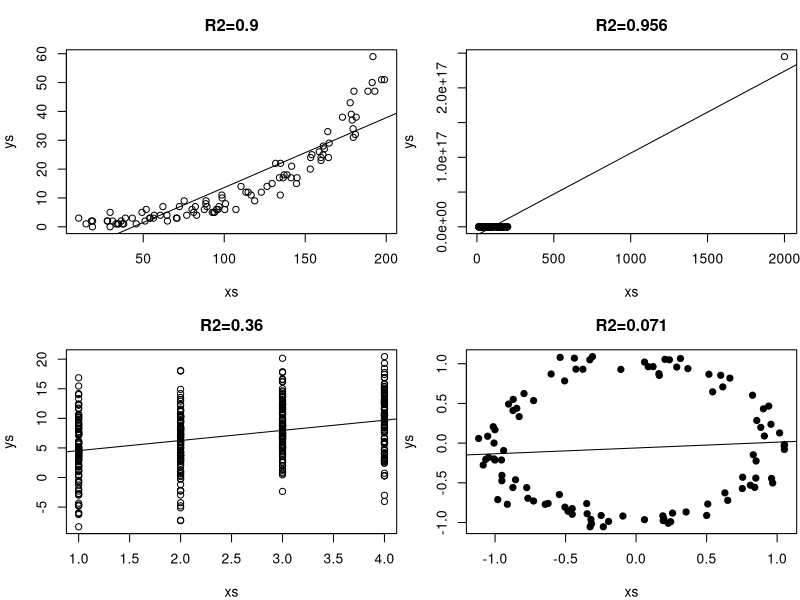

Generate this figure with R:
#illustrating misdeading R^2 as a measure of quality of fit 

par(mfrow=c(2,2),mar=c(4,4,3,0.2))
set.seed(123)
n<-100
xs<-runif(n,10,200)
Eys<-exp(0.04+0.02*xs)
ys<-rpois(n,Eys)
plot(ys~xs,main=paste0("R2=",round(cor(ys,xs),3)))
abline(lm(ys~xs))


n<-100
xs<-c(runif(n,10,200),2000)
Eys<-exp(0.04+0.02*xs)
ys<-rpois(n+1,Eys)
plot(ys~xs,main=paste0("R2=",round(cor(ys,xs),3)))
abline(lm(ys~xs))


xs<-rep(1:4,each=100)
Eys<-2+2*xs
ys<-rnorm(400,mean=Eys,sd=5)
plot(ys~xs,main=paste0("R2=",round(cor(ys,xs),3)))
abline(lm(ys~xs))

# Setting up the parameters for the circle
radius <- 1
n_points <- 1000
# Generating points around the circle
theta <- seq(0, 2 * pi, length.out = n_points)
x <- radius * cos(theta)
y <- radius * sin(theta)
# Plotting the circle
#plot(x, y, type = 'l', col = 'blue', xlab = 'X', ylab = 'Y', asp = 1,
#     main = 'Circle with Points')
# Adding random points on the circle
points_on_circle <- sample(seq(1, n_points), 100)  # Randomly selecting 100 points
xs<-rnorm(100,mean=x[points_on_circle],sd=0.08)
ys<-rnorm(100,mean=y[points_on_circle],sd=0.08)
plot(xs,ys, pch = 19,main=paste0("R2=",round(cor(ys,xs),3)))
abline(lm(ys~xs))
